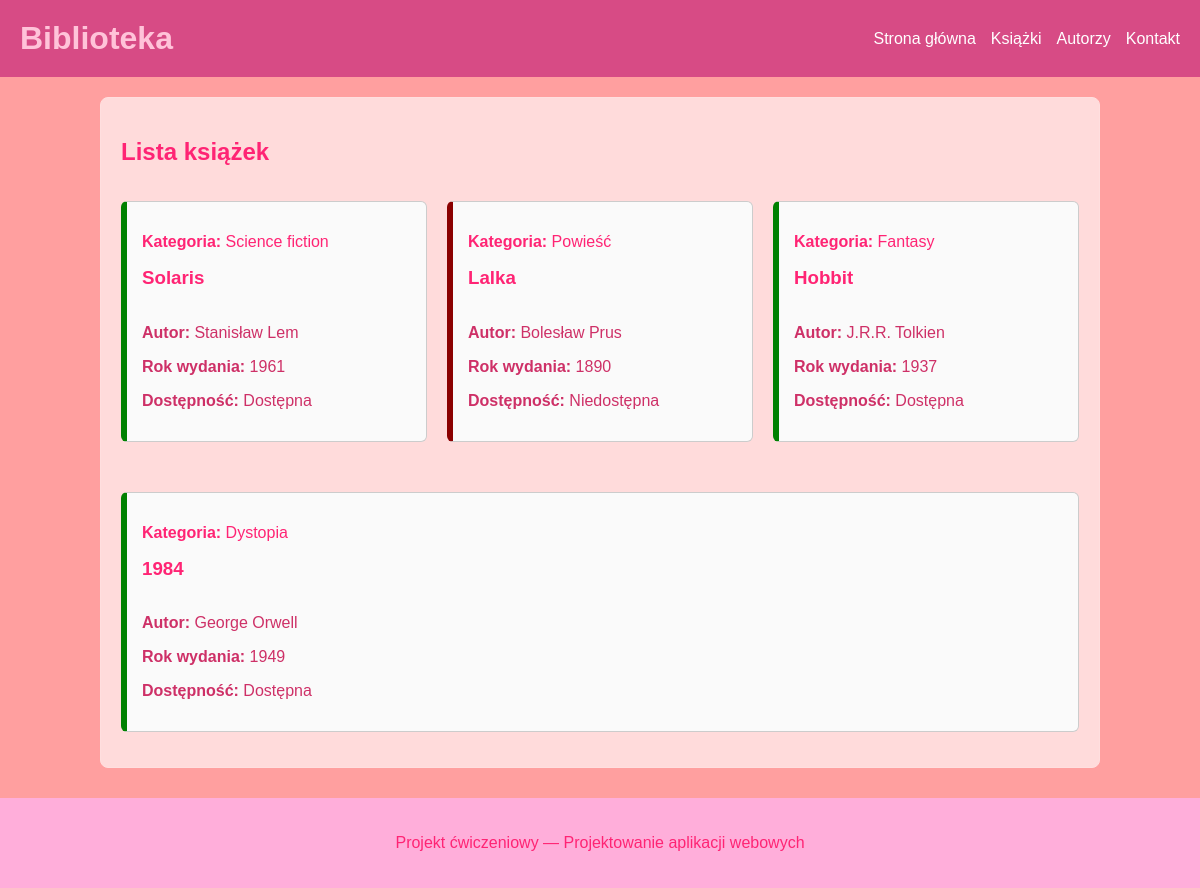
The page /books/ on the database its author committed.
### biblioteka/models.py (models this page shows, shortened)
class Book(models.Model):
    title = models.CharField(
        max_length=200,
    )
    author = models.ForeignKey(
        Author,
        on_delete=models.CASCADE,
        related_name="books",
    )
    year = models.PositiveIntegerField()
    category = models.CharField(
        max_length=100,
        blank=True,
    )
    available = models.BooleanField(
        default=True,
    )
    description = models.TextField(
        blank=True,
    )

class Author(models.Model):
    first_name = models.CharField(
        max_length=100,
    )
    last_name = models.CharField(
        max_length=100,
    )
    def __str__(self):
        return f"{self.first_name} {self.last_name}"

### biblioteka/views.py (the view)
# urls.py: path("books/", views.book_list, name="book_list"),
def book_list(request):
    books = Book.objects.all()
    context = {
        "books": books,
    }
    return render(
        request,
        "biblioteka/book_list.html",
        context,
    )

### biblioteka/templates/biblioteka/book_list.html (shortened to what this page needs)
{% extends "biblioteka/base.html" %}
{% block content %}
    <section>
        <h2>Lista książek</h2>
        <div class="book-list">
            {% for book in books %}
                <article
                 class="book-card
                  {% if book.available %}
                   available
                   {% else %}
                   unavailable
                    {% endif %}"
                >
                <p>
                <strong>Kategoria:</strong>
                {{ book.category }}
                </p>
                    <h3>
                        {{ book.title }}
                    </h3>
                    <div class="book-info">
                        <p>
                            <strong>Autor:</strong>
                            {{ book.author }}
                        </p>
                        <p>
                            <strong>Rok wydania:</strong>
                            {{ book.year }}
                        </p>
                        <p>
                        <strong>Dostępność:</strong>
                         {% if book.available %}
                         Dostępna
                         {% else %}
                         Niedostępna
                         {% endif %}
                         </p>
                    </div>
                </article>
            {% endfor %}
        </div>
    </section>
{% endblock %}

### biblioteka/templates/biblioteka/base.html (shortened to what this page needs)
{% load static %}
<!DOCTYPE html>
<html lang="pl">
<head>
    <link
    rel="stylesheet"
    href="{% static 'biblioteka/css/styles.css' %}"
    >
</head>
<body>
    <header>
        <h1>Biblioteka</h1>
<nav>
    <a href="{% url 'home' %}">
        Strona główna
    </a>
    <a href="{% url 'book_list' %}">
        Książki
    </a>
    <a href="{% url 'author_list' %}">
        Autorzy
    </a>
    <a href="{% url 'contact' %}">
        Kontakt
    </a>
</nav>
    </header>
    <main>
        {% block content %}
        {% endblock %}
    </main>
    <footer>
        <p>
            Projekt ćwiczeniowy —
            Projektowanie aplikacji webowych
        </p>
    </footer>
</body>
</html>

### biblioteka/static/biblioteka/css/styles.css (style rules this page uses)
body { margin: 0; background-color: #ff9f9f; color: #ff2474; font-family: Arial, Helvetica, sans-serif; }
main { width: 90%; max-width: 1000px; margin: 0 auto; }
section { background-color: rgb(255, 216, 236); margin: 20px 0; padding: 20px; border: 1px solid #dddddd; }
section { background-color: rgb(255, 219, 219); margin: 20px 0; padding: 20px; border: 1px solid #ffdfdf; border-radius: 8px; }
header { display: flex; justify-content: space-between; align-items: center; gap: 20px; background-color: #d74b85; color: rgb(255, 195, 217); padding: 20px; }
header h1 { margin: 0; }
nav { display: flex; gap: 15px; }
nav a { color: white; text-decoration: none; }
.book-card { border: 1px solid #cccccc; border-radius: 6px; padding: 15px; margin: 15px 0; background-color: #fafafa; }
.book-card h3 { margin-top: 0; }
.book-info { color: #ce3067; }
footer { margin-top: 30px; padding: 20px; text-align: center; background-color: #ffaeda; }
.book-list { display: flex; gap: 20px; flex-wrap: wrap; }
.book-card { flex: 1 1 250px; display: flex; flex-direction: column; border: 1px solid #cccccc; border-radius: 6px; padding: 15px; background-color: #fafafa; }
.available { border-left: 6px solid green; }
.unavailable { border-left: 6px solid darkred; }

### rows shown on the page
Book: category "Science fiction", title "Solaris", author "Stanisław Lem", year "1961", available "Dostępna"
Book: category "Powieść", title "Lalka", author "Bolesław Prus", year "1890", available "Niedostępna"
Book: category "Fantasy", title "Hobbit", author "J.R.R. Tolkien", year "1937", available "Dostępna"
Book: category "Dystopia", title "1984", author "George Orwell", year "1949", available "Dostępna"
